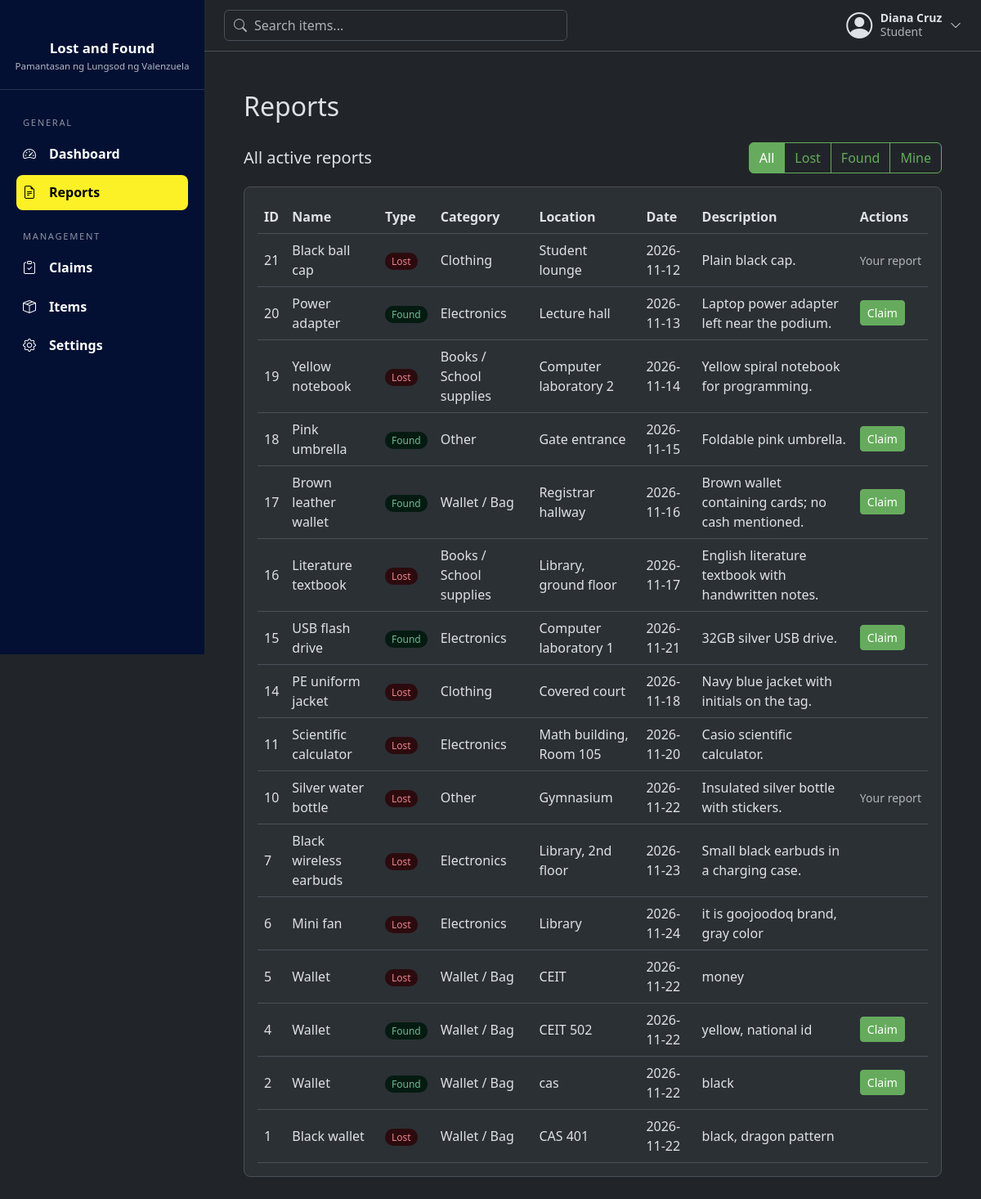
Screenshot of /reports (signed in) with the database file from the repository.
### tables this page shows
CREATE TABLE users (
            id INTEGER PRIMARY KEY AUTOINCREMENT,
            full_name TEXT NOT NULL,
            email TEXT NOT NULL UNIQUE,
            password TEXT NOT NULL,
            role TEXT NOT NULL DEFAULT 'Student'
                CHECK(role IN ('Student', 'Faculty', 'Admin'))
        , is_active INTEGER NOT NULL DEFAULT 1);

CREATE TABLE items (
            item_id INTEGER PRIMARY KEY AUTOINCREMENT,
            user_id INTEGER NOT NULL,
            name TEXT NOT NULL,
            category TEXT NOT NULL,
            description TEXT,
            location TEXT NOT NULL,
            item_status TEXT NOT NULL
                CHECK(item_status IN ('Lost', 'Found')),
            status TEXT NOT NULL DEFAULT 'Active'
                CHECK(status IN ('Active', 'Claimed', 'Returned', 'Removed')),
            date_reported DATE NOT NULL DEFAULT CURRENT_DATE,

            FOREIGN KEY (user_id) REFERENCES users (id)
        );

### routes/shared_routes.py (the view, shortened to what this page needs)
@bp.route("/reports")
@login_required
def reports():
    q = " ".join(request.args.get("q", "").split())      # text typed in the top bar search
    kind = request.args.get("type", "")                  # "Lost", "Found", "Mine", or anything else = all
    results = item_model.search(q)                       # empty q = everything
    counts = {"All": len(results),
              "Lost": sum(1 for r in results if r["item_status"] == "Lost"),
              "Found": sum(1 for r in results if r["item_status"] == "Found")}
    if kind in ("Lost", "Found"):
        results = [r for r in results if r["item_status"] == kind]
    else:
        kind = "All"
    return render_template("reports.html", q=q, kind=kind, counts=counts, results=results)

### database/connection.py (called while the page is built)
def get_db():
    if "db" not in g:
        g.db = sqlite3.connect(current_app.config["DATABASE"])
        g.db.row_factory = sqlite3.Row
    return g.db

### models/item_model.py (called while the page is built)
def search(text):
    like = f"%{text}%"
    return get_db().execute(
        "SELECT * FROM items WHERE status = 'Active' AND "
        "(name LIKE ? OR category LIKE ? OR location LIKE ? OR description LIKE ?) "
        "ORDER BY item_id DESC",
        (like, like, like, like),
    ).fetchall()

### models/user_model.py (called while the page is built)
def get_by_id(user_id):
    return get_db().execute("SELECT * FROM users WHERE id = ?", (user_id,)).fetchone()

### routes/utils.py (called while the page is built)
def login_required(view):
    @wraps(view)
    def wrapped(*args, **kwargs):
        if "user_id" not in session:
            flash("Please log in first.", "warning")
            return redirect(url_for("auth.login"))
        user = user_model.get_by_id(session["user_id"])
        if user is None or not user["is_active"]:
            session.clear()
            flash("Your account is no longer active. Please contact an administrator.", "warning")
            return redirect(url_for("auth.login"))
        return view(*args, **kwargs)
    return wrapped

### templates/reports.html (shortened to what this page needs)
{% extends "base.html" %}
{% block content %}
<h2 class="mb-4">Reports</h2>
<div class="d-flex justify-content-between align-items-center flex-wrap gap-2 mb-3">
  <h5 class="mb-0">
    {% if q %}Results for "{{ q }}"
    {% elif kind == "Mine" %}My reports and claims
    {% else %}All active reports{% endif %}
  </h5>
  <div class="btn-group" role="group">
    <a class="btn btn-outline-primary {{ 'active' if kind == 'All' }}" href="{{ url_for('shared.reports', q=q) }}">All</a>
    <a class="btn btn-outline-primary {{ 'active' if kind == 'Lost' }}" href="{{ url_for('shared.reports', q=q, type='Lost') }}">Lost</a>
    <a class="btn btn-outline-primary {{ 'active' if kind == 'Found' }}" href="{{ url_for('shared.reports', q=q, type='Found') }}">Found</a>
    {% if session.role != "Admin" %}
    <a class="btn btn-outline-primary {{ 'active' if kind == 'Mine' }}" href="{{ url_for('shared.reports', q=q, type='Mine') }}">Mine</a>
    {% endif %}
  </div>
</div>
{% if kind == "Mine" %}
  <h6 class="mb-2">My Reports</h6>
  <div class="dash-section">
    {% if my_reports %}
    <table>
      <tr><th>ID</th><th>Name</th><th>Type</th><th>Category</th><th>Location</th><th>Date</th><th>Status</th></tr>
      {% for item in my_reports %}
      <tr>
        <td>{{ item["item_id"] }}</td>
        <td>{{ item["name"] }}</td>
        <td><span class="dash-badge {{ item['item_status'] }}">{{ item["item_status"] }}</span></td>
        <td>{{ item["category"] }}</td>
        <td>{{ item["location"] }}</td>
        <td>{{ item["date_reported"] }}</td>
        <td>{{ item["status"] }}</td>
      </tr>
      {% endfor %}
    </table>
    {% else %}
    <p class="dash-empty mb-0">{% if q %}None of your reports match "{{ q }}".{% else %}You haven't reported any items yet.{% endif %}</p>
    {% endif %}
  </div>
  <h6 class="mb-2">MyClaims</h6>
  <div class="dash-section">
    {% if my_claims %}
    <table>
      <tr><th>Item</th><th>Date</th><th>Proof</th><th>Status</th><th>Admin message</th></tr>
      {% for c in my_claims %}
      <tr>
        <td>{{ c["item_name"] }}</td>
        <td>{{ c["claim_date"] }}</td>
        <td>{{ c["proof_description"] }}</td>
        <td><span class="dash-badge {{ c['claim_status'] }}">{{ c["claim_status"] }}</span></td>
        <td>{{ c["admin_note"] or "-" }}</td>
      </tr>
      {% endfor %}
    </table>
    {% else %}
    <p class="dash-empty mb-0">{% if q %}None of your claims match "{{ q }}".{% else %}You haven't made any claims yet.{% endif %}</p>
    {% endif %}
  </div>
{% else %}
  <div class="dash-section">
    {% if results %}
    <table>
      <tr>
        <th>ID</th><th>Name</th><th>Type</th><th>Category</th><th>Location</th><th>Date</th><th>Description</th>
        {% if session.role != "Admin" %}<th>Actions</th>{% endif %}
      </tr>
      {% for item in results %}
      <tr>
        <td>{{ item["item_id"] }}</td>
        <td>{{ item["name"] }}</td>
        <td><span class="dash-badge {{ item['item_status'] }}">{{ item["item_status"] }}</span></td>
        <td>{{ item["category"] }}</td>
        <td>{{ item["location"] }}</td>
        <td>{{ item["date_reported"] }}</td>
        <td>{{ item["description"] }}</td>
        {% if session.role != "Admin" %}
        <td class="text-nowrap">
          {% if item["user_id"] == session.user_id %}<span class="text-body-secondary small">Your report</span>
          {% elif item["item_status"] == "Found" %}
          <a class="btn btn-sm btn-primary" href="{{ url_for('user.claims', item_id=item['item_id']) }}">Claim</a>
          {% endif %}
        </td>
        {% endif %}
      </tr>
      {% endfor %}
    </table>
    {% else %}
    <p class="dash-empty mb-0">
      {% if q %}No {{ kind|lower if kind != "All" else "active" }} reports match "{{ q }}".
      {% else %}No {{ kind|lower if kind != "All" else "active" }} reports yet.{% endif %}
    </p>
    {% endif %}
  </div>
{% endif %}
{% endblock %}

### templates/base.html (shortened to what this page needs)
<!doctype html>
<html lang="en" data-bs-theme="dark">
<head>
  <link href="https://cdn.jsdelivr.net/npm/bootstrap@5.3.3/dist/css/bootstrap.min.css" rel="stylesheet">
  <link href="https://cdn.jsdelivr.net/npm/bootstrap-icons@1.11.3/font/bootstrap-icons.min.css" rel="stylesheet">
  <link href="{{ url_for('static', filename='css/style.css') }}" rel="stylesheet">
</head>
<body>
{% block body %}
<div class="app-shell d-flex">
    <aside class="sidebar offcanvas-md offcanvas-start" id="sidebar" tabindex="-1">
    <div class="sidebar-brand">
      <div class="sidebar-title">Lost and Found</div>
      <div class="sidebar-subtitle">Pamantasan ng Lungsod ng Valenzuela</div>
    </div>
    <nav class="sidebar-nav">
      {% if session.role == 'Admin' %}
        {% include "partials/sidebar_admin.html" %}
      {% else %}
        {% include "partials/sidebar_user.html" %}
      {% endif %}
    </nav>
  </aside>
  <div class="main-col flex-grow-1">
    <header class="topbar d-flex align-items-center justify-content-between gap-3">
      <form class="topbar-search" action="{{ url_for('shared.reports') }}" method="get" role="search">
        <input class="form-control" type="search" name="q" maxlength="100" placeholder="Search items..."
               value="{{ request.args.get('q', '') if request.endpoint == 'shared.reports' }}">
      </form>
      <div class="dropdown">
        <button class="user-menu-btn" type="button" data-bs-toggle="dropdown" aria-expanded="false">
          <i class="bi bi-person-circle fs-2"></i>
          <span class="d-none d-sm-block">
            <span class="d-block fw-semibold small">{{ session.full_name }}</span>
            <span class="d-block small text-body-secondary">{{ session.role }}</span>
          </span>
          <i class="bi bi-chevron-down small"></i>
        </button>
      </div>
    </header>
    <main class="p-3 p-md-5">
      {% block content %}{% endblock %}
    </main>
  </div>
</div>
{% endblock %}
</body>
</html>

### static/css/style.css (style rules this page uses)
.app-shell { min-height: 100vh; }
.app-shell > .main-col { min-width: 0; }
.btn-primary { --bs-btn-color: #ffffff; --bs-btn-bg: #66ab5d; --bs-btn-border-color: #66ab5d; --bs-btn-hover-color: #ffffff; --bs-btn-hover-bg: #5a9a52; --bs-btn-hover-border-color: #5a9a52; --bs-btn-active-color: #ffffff; --bs-btn-active-bg: #4f8948; --bs-btn-active-border-color: #4f8948; --bs-btn-focus-shadow-rgb: 102, 171, 93; --bs-btn-disabled-color: #ffffff; --bs-btn-disabled-bg: #66ab5d; --bs-btn-disabled-border-color: #66ab5d; }
.btn-outline-primary { --bs-btn-color: #66AB5D; --bs-btn-border-color: #66AB5D; --bs-btn-hover-color: #fff; --bs-btn-hover-bg: #66AB5D; --bs-btn-hover-border-color: #66AB5D; --bs-btn-active-color: #fff; --bs-btn-active-bg: #66AB5D; --bs-btn-active-border-color: #66AB5D; --bs-btn-focus-shadow-rgb: 102, 171, 93; }
.sidebar { --bs-offcanvas-width: 250px; width: 250px; min-width: 250px; color: #fff; overflow-y: auto; }
.sidebar { background: #031033 !important; }
@media (min-width: 768px) { .sidebar { position: sticky; top: 0; height: 100vh; align-self: flex-start; } }
.sidebar-brand { padding: 2rem 1rem 1.25rem; text-align: center; border-bottom: 1px solid rgba(255, 255, 255, 0.15); }
.sidebar-title { margin-top: 0.9rem; font-size: 1.05rem; font-weight: 600; }
.sidebar-subtitle { font-size: 0.72rem; color: rgba(255, 255, 255, 0.7); }
.sidebar-nav { padding: 0.5rem 1.25rem 1.5rem; }
.topbar { position: sticky; top: 0; z-index: 1020; padding: 0.75rem 1.5rem; background: var(--bs-body-bg); border-bottom: 1px solid var(--bs-border-color); }
.topbar-search { position: relative; flex: 1; max-width: 420px; }
.topbar-search input { padding-left: 2.25rem; }
.user-menu-btn { display: flex; align-items: center; gap: 0.6rem; padding: 0; border: 0; background: none; color: var(--bs-body-color); text-align: left; line-height: 1.2; }
.dash-section { padding: 16px; margin-bottom: 24px; overflow-x: auto; border-radius: 8px; background: var(--bs-tertiary-bg); border: 1px solid var(--bs-border-color); }
.dash-section table { width: 100%; border-collapse: collapse; }
.dash-section th, .dash-section td { text-align: left; padding: 8px; border-bottom: 1px solid var(--bs-border-color); }
.dash-badge { padding: 2px 8px; border-radius: 10px; font-size: 12px; background: var(--bs-secondary-bg); color: var(--bs-body-color); }
.dash-badge.Lost, .dash-badge.Rejected { background: var(--bs-danger-bg-subtle); color: var(--bs-danger-text-emphasis); }
.dash-badge.Found, .dash-badge.Approved { background: var(--bs-success-bg-subtle); color: var(--bs-success-text-emphasis); }

### rows the page displays
users: full_name "Diana Cruz", role "Student"
items: item_id "21", name "Black ball cap", item_status "Lost", category "Clothing", location "Student lounge", date_reported "2026-11-12", description "Plain black cap.", shows "Your report"
items: item_id "20", name "Power adapter", item_status "Found", category "Electronics", location "Lecture hall", date_reported "2026-11-13", description "Laptop power adapter left near the podium."
items: item_id "19", name "Yellow notebook", item_status "Lost", category "Books / School supplies", location "Computer laboratory 2", date_reported "2026-11-14", description "Yellow spiral notebook for programming."
items: item_id "18", name "Pink umbrella", item_status "Found", category "Other", location "Gate entrance", date_reported "2026-11-15", description "Foldable pink umbrella."
items: item_id "17", name "Brown leather wallet", item_status "Found", category "Wallet / Bag", location "Registrar hallway", date_reported "2026-11-16", description "Brown wallet containing cards; no cash mentioned."
items: item_id "16", name "Literature textbook", item_status "Lost", category "Books / School supplies", location "Library, ground floor", date_reported "2026-11-17", description "English literature textbook with handwritten notes."
items: item_id "15", name "USB flash drive", item_status "Found", category "Electronics", location "Computer laboratory 1", date_reported "2026-11-21", description "32GB silver USB drive."
items: item_id "14", name "PE uniform jacket", item_status "Lost", category "Clothing", location "Covered court", date_reported "2026-11-18", description "Navy blue jacket with initials on the tag."
items: item_id "11", name "Scientific calculator", item_status "Lost", category "Electronics", location "Math building, Room 105", date_reported "2026-11-20", description "Casio scientific calculator."
items: item_id "10", name "Silver water bottle", item_status "Lost", category "Other", location "Gymnasium", date_reported "2026-11-22", description "Insulated silver bottle with stickers.", shows "Your report"
items: item_id "7", name "Black wireless earbuds", item_status "Lost", category "Electronics", location "Library, 2nd floor", date_reported "2026-11-23", description "Small black earbuds in a charging case."
items: item_id "6", name "Mini fan", item_status "Lost", category "Electronics", location "Library", date_reported "2026-11-24", description "it is goojoodoq brand, gray color"
items: item_id "5", name "Wallet", item_status "Lost", category "Wallet / Bag", location "CEIT", date_reported "2026-11-22", description "money"
items: item_id "4", name "Wallet", item_status "Found", category "Wallet / Bag", location "CEIT 502", date_reported "2026-11-22", description "yellow, national id"
items: item_id "2", name "Wallet", item_status "Found", category "Wallet / Bag", location "cas", date_reported "2026-11-22", description "black"
items: item_id "1", name "Black wallet", item_status "Lost", category "Wallet / Bag", location "CAS 401", date_reported "2026-11-22", description "black, dragon pattern"
